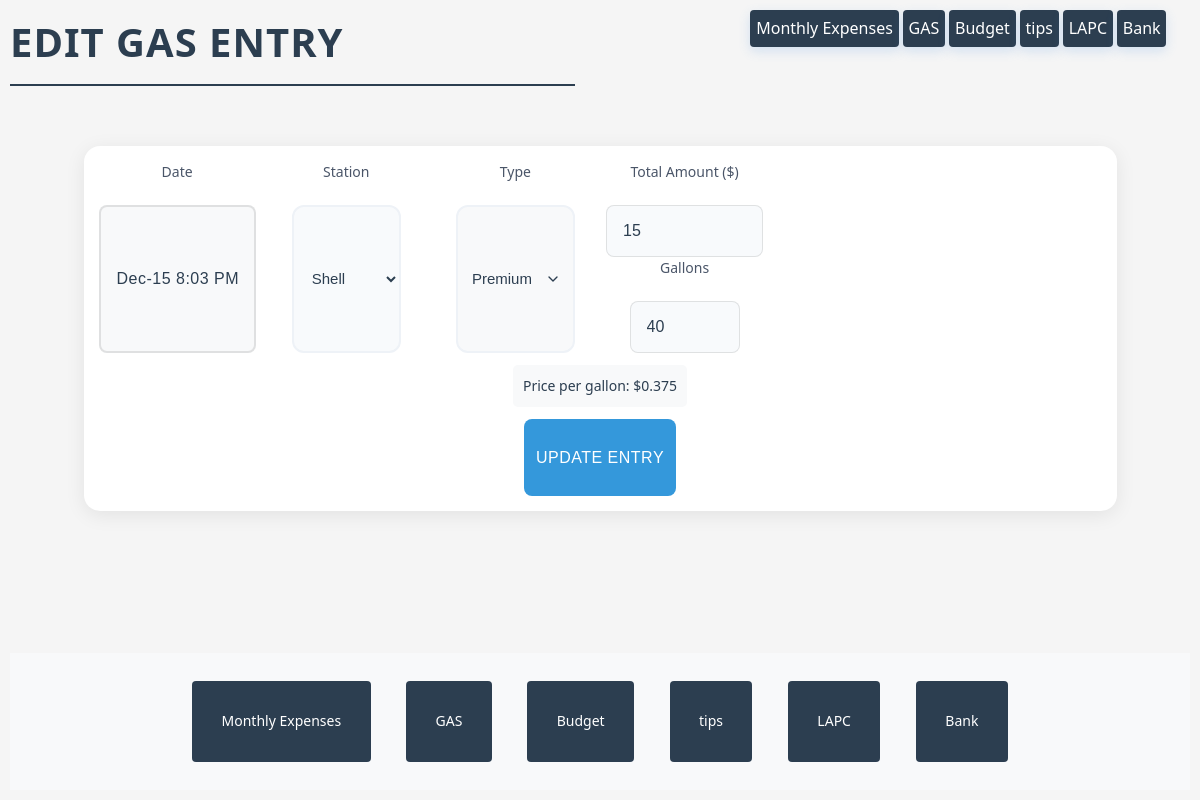
The app's page /gas/edit_gas.php?id=22, older data.
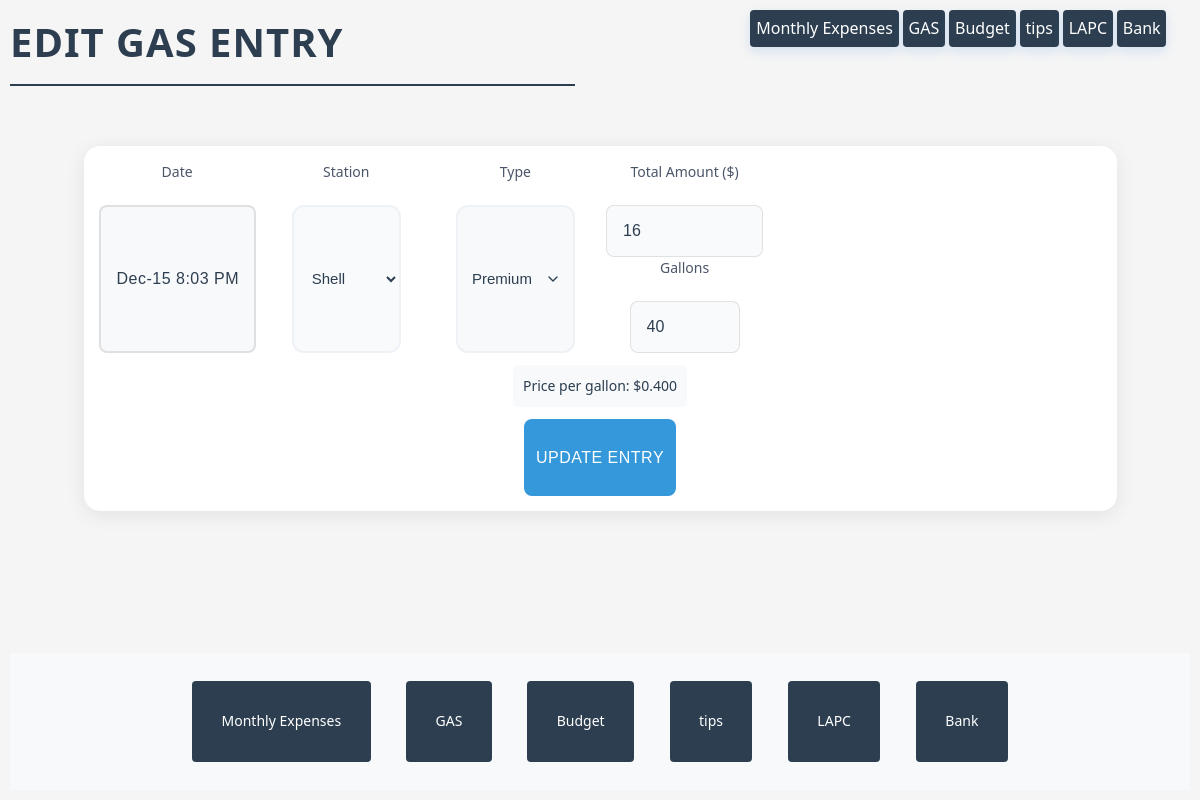
The same page, newer data.
### tables this page shows
CREATE TABLE gas (
            id INTEGER PRIMARY KEY AUTOINCREMENT,
            date TEXT NOT NULL,
            year INTEGER NOT NULL,
            station TEXT NOT NULL,
            type TEXT NOT NULL,
            amount REAL NOT NULL,
            gallons REAL NOT NULL,
            price_per_gallon REAL NOT NULL
        );

### gas/edit_gas.php (the view, shortened to what this page needs)
<?php
require_once '../db_connect.php';
$db = new Database();
$entry = null;
if (isset($_GET['id'])) {
    $entry = $db->getGasEntryById($_GET['id']);
}
?>
<!DOCTYPE html>
<html lang="en">
<head>
    <link rel="stylesheet" href="gas.css">
    <link rel="stylesheet" href="../style.css">
</head>
<body>
    <div class="links">
        <h1>Edit Gas Entry</h1>
    </div>
    <form method="POST" action="" class="gas-form">
        <div class="field">
            <label for="date">Date</label>
            <input type="text" id="date" name="date" value="<?php echo htmlspecialchars($entry['date']); ?>" required>
        </div>
        <div class="field">
            <label for="station">Station</label>
            <select id="station" name="station" required>
                <option value="Shell" <?php echo $entry['station'] === 'Shell' ? 'selected' : ''; ?>>Shell</option>
            </select>
        </div>
        <div class="field">
            <label for="type">Type</label>
            <select id="type" name="type" required>
                <option value="Premium" <?php echo $entry['type'] === 'Premium' ? 'selected' : ''; ?>>Premium</option>
            </select>
        </div>
        <div class="field">
            <label for="amount">Total Amount ($)</label>
            <input type="number" id="amount" name="amount" step="0.01" required
                   value="<?php echo htmlspecialchars($entry['amount']); ?>"
                   oninput="calculatePPG()">
            <label for="gallons">Gallons</label>
            <input type="number" id="gallons" name="gallons" step="0.001" required
                   value="<?php echo htmlspecialchars($entry['gallons']); ?>"
                   oninput="calculatePPG()">
        </div>
        <div id="ppgDisplay" class="calculated">
            Price per gallon: $<?php echo number_format($entry['price_per_gallon'], 3); ?>
        </div>
        <input type="submit" value="Update Entry">
    </form>
</body>
</html>

Row changes from the older to the newer data that the page shows:
changed gas "Dec-15 8:03 PM": station (not shown) → "Shell"; amount "15" → "16"; price_per_gallon "0.375" → "0.400"
Text that changed along with them:
form field station: "Shell" → (not shown)
